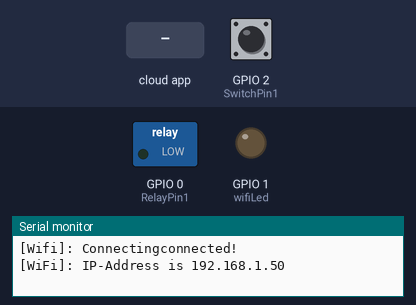
Bench run of a sketch on a simulated ESP8266 (NodeMCU). Shown: switched loads named in the sketch (green lamp = pin HIGH), output pins drawn as LEDs (lit = HIGH), the last lines printed to the serial monitor. The test bench sets the inputs (shaded band); at power-on: GPIO 2 (SwitchPin1) HIGH. WiFi joins after 1.5 s; servers stay silent unless stated.

Above: at 3.0 s.
3.1 s: the phone or cloud app sets 6235abebd0fd258c52fb779b to 0
At 3.9 s:
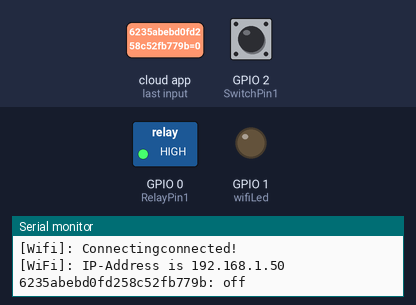
4.6 s: the phone or cloud app sets 6235abebd0fd258c52fb779b to 1
At 5.1 s:
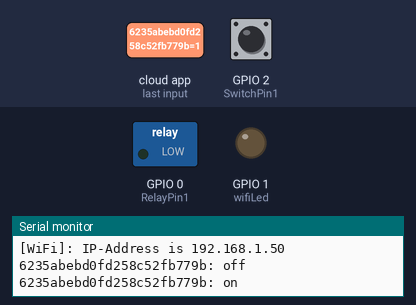
6.1 s: GPIO 2 (SwitchPin1) pulled LOW for 3.2 s
At 7.4 s:
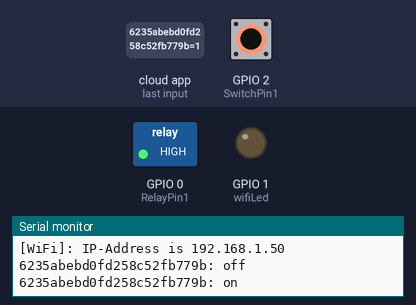
Timing chart, 0 to 10.8 s (numbered marks = the images above; inputs shaded):
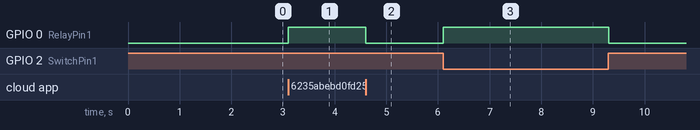

The sketch:

ESP8266_Sinric_Pro_V2.ino
```cpp
/**********************************************************************************
 *  TITLE: Google + Alexa + Manual Switch/Button control 4 Relays using NodeMCU & Sinric Pro (Real time feedback)
 *  (flipSwitch can be a tactile button or a toggle switch) (code taken from Sinric Pro examples then modified)
 *  Click on the following links to learn more.
 *  YouTube Video: https://youtu.be/gpB4600keWA
 *  Related Blog : https://iotcircuithub.com/esp8266-projects/
 *  by Tech StudyCell
 *  Preferences--> Aditional boards Manager URLs :
 *  https://dl.espressif.com/dl/package_esp32_index.json, http://arduino.esp8266.com/stable/package_esp8266com_index.json
 *
 *  Download Board ESP8266 NodeMCU : https://github.com/esp8266/Arduino
 *  Download the libraries
 *  ArduinoJson Library: https://github.com/bblanchon/ArduinoJson
 *  arduinoWebSockets Library: https://github.com/Links2004/arduinoWebSockets
 *  SinricPro Library: https://sinricpro.github.io/esp8266-esp32-sdk/
 *
 *  If you encounter any issues:
 * - check the readme.md at https://github.com/sinricpro/esp8266-esp32-sdk/blob/master/README.md
 * - ensure all dependent libraries are installed
 *   - see https://github.com/sinricpro/esp8266-esp32-sdk/blob/master/README.md#arduinoide
 *   - see https://github.com/sinricpro/esp8266-esp32-sdk/blob/master/README.md#dependencies
 * - open serial monitor and check whats happening
 * - check full user documentation at https://sinricpro.github.io/esp8266-esp32-sdk
 * - visit https://github.com/sinricpro/esp8266-esp32-sdk/issues and check for existing issues or open a new one
 **********************************************************************************/

// Uncomment the following line to enable serial debug output
//#define ENABLE_DEBUG

#ifdef ENABLE_DEBUG
       #define DEBUG_ESP_PORT Serial
       #define NODEBUG_WEBSOCKETS
       #define NDEBUG
#endif


#include <BlynkSimpleEsp8266.h>
char auth[] = "KYAV8TY_lvdyMYDPsVkA7B-WhaYj9S22";
char ssid[] = "ZAINI MIFTAH";
char pass[] = "120812rj";


#include <Arduino.h>
#include <ESP8266WiFi.h>
#include "SinricPro.h"
#include "SinricProSwitch.h"

#include <map>

#define WIFI_SSID         "ZAINI MIFTAH"
#define WIFI_PASS         "120812rj"
#define APP_KEY           "e519d19c-844b-4410-aeee-e245d7d630ce"      // Should look like "de0bxxxx-1x3x-4x3x-ax2x-5dabxxxxxxxx"
#define APP_SECRET        "cfa7b221-b67b-4426-bd7d-c12a974a204d-250e69be-37a4-4c05-ae61-3bf6b848e653"   // Should look like "5f36xxxx-x3x7-4x3x-xexe-e86724a9xxxx-4c4axxxx-3x3x-x5xe-x9x3-333d65xxxxxx"

//Enter the device IDs here
#define device_ID_1   "6235abebd0fd258c52fb779b"
//#define device_ID_2   "622d73e0d0fd258c52f63493"
//#define device_ID_3   "622d7441753dc5aab48ed7c9"
//#define device_ID_4   "622d745cd0fd258c52f63565"

#define RelayPin1 0  //D8
//#define RelayPin2 13  //D7
//#define RelayPin3 12 //D6
//#define RelayPin4 14 //D5

#define SwitchPin1 2  //D0
//#define SwitchPin2 5   //D1
//#define SwitchPin3 4  //D2
//#define SwitchPin4 3   //RX

#define wifiLed   1   //D4

// comment the following line if you use a toggle switches instead of tactile buttons
//#define TACTILE_BUTTON 1

#define DEBOUNCE_TIME 250

void setup(){
  Serial.begin(115200);
  Blynk.begin(auth, ssid, pass, "iot.serangkota.go.id", 8080);

  pinMode(wifiLed, OUTPUT);
  digitalWrite(wifiLed, HIGH);

  setupRelays();
  setupFlipSwitches();
  setupWiFi();
  setupSinricPro();
}

void loop(){
  SinricPro.handle();
  handleFlipSwitches();
  Blynk.run();
}

typedef struct {      // struct for the std::map below
  int relayPIN;
  int flipSwitchPIN;
} deviceConfig_t;


// this is the main configuration
// please put in your deviceId, the PIN for Relay and PIN for flipSwitch
// this can be up to N devices...depending on how much pin's available on your device ;)
// right now we have 4 devicesIds going to 4 relays and 4 flip switches to switch the relay manually
std::map<String, deviceConfig_t> devices = {
    //{deviceId, {relayPIN,  flipSwitchPIN}}
    {device_ID_1, {  RelayPin1, SwitchPin1 }},
//    {device_ID_2, {  RelayPin2, SwitchPin2 }},
//    {device_ID_3, {  RelayPin3, SwitchPin3 }},
//   {device_ID_4, {  RelayPin4, SwitchPin4 }}
};

typedef struct {      // struct for the std::map below
  String deviceId;
  bool lastFlipSwitchState;
  unsigned long lastFlipSwitchChange;
} flipSwitchConfig_t;

std::map<int, flipSwitchConfig_t> flipSwitches;    // this map is used to map flipSwitch PINs to deviceId and handling debounce and last flipSwitch state checks
                                                  // it will be setup in "setupFlipSwitches" function, using informations from devices map

void setupRelays() {
  for (auto &device : devices) {           // for each device (relay, flipSwitch combination)
    int relayPIN = device.second.relayPIN; // get the relay pin
    pinMode(relayPIN, OUTPUT);             // set relay pin to OUTPUT
    digitalWrite(relayPIN, LOW);
  }
}

void setupFlipSwitches() {
  for (auto &device : devices)  {                     // for each device (relay / flipSwitch combination)
    flipSwitchConfig_t flipSwitchConfig;              // create a new flipSwitch configuration

    flipSwitchConfig.deviceId = device.first;         // set the deviceId
    flipSwitchConfig.lastFlipSwitchChange = 0;        // set debounce time
    flipSwitchConfig.lastFlipSwitchState = true;     // set lastFlipSwitchState to false (LOW)--

    int flipSwitchPIN = device.second.flipSwitchPIN;  // get the flipSwitchPIN

    flipSwitches[flipSwitchPIN] = flipSwitchConfig;   // save the flipSwitch config to flipSwitches map
    pinMode(flipSwitchPIN, INPUT_PULLUP);                   // set the flipSwitch pin to INPUT
  }
}

bool onPowerState(String deviceId, bool &state)
{
  Serial.printf("%s: %s\r\n", deviceId.c_str(), state ? "on" : "off");
  int relayPIN = devices[deviceId].relayPIN; // get the relay pin for corresponding device
  digitalWrite(relayPIN, !state);             // set the new relay state
  return true;
}

void handleFlipSwitches() {
  unsigned long actualMillis = millis();                                          // get actual millis
  for (auto &flipSwitch : flipSwitches) {                                         // for each flipSwitch in flipSwitches map
    unsigned long lastFlipSwitchChange = flipSwitch.second.lastFlipSwitchChange;  // get the timestamp when flipSwitch was pressed last time (used to debounce / limit events)

    if (actualMillis - lastFlipSwitchChange > DEBOUNCE_TIME) {                    // if time is > debounce time...

      int flipSwitchPIN = flipSwitch.first;                                       // get the flipSwitch pin from configuration
      bool lastFlipSwitchState = flipSwitch.second.lastFlipSwitchState;           // get the lastFlipSwitchState
      bool flipSwitchState = digitalRead(flipSwitchPIN);                          // read the current flipSwitch state
      if (flipSwitchState != lastFlipSwitchState) {                               // if the flipSwitchState has changed...
#ifdef TACTILE_BUTTON
        if (flipSwitchState) {                                                    // if the tactile button is pressed
#endif
          flipSwitch.second.lastFlipSwitchChange = actualMillis;                  // update lastFlipSwitchChange time
          String deviceId = flipSwitch.second.deviceId;                           // get the deviceId from config
          int relayPIN = devices[deviceId].relayPIN;                              // get the relayPIN from config
          bool newRelayState = !digitalRead(relayPIN);                            // set the new relay State
          digitalWrite(relayPIN, newRelayState);                                  // set the trelay to the new state

          SinricProSwitch &mySwitch = SinricPro[deviceId];                        // get Switch device from SinricPro
          mySwitch.sendPowerStateEvent(!newRelayState);                            // send the event
#ifdef TACTILE_BUTTON
        }
#endif
        flipSwitch.second.lastFlipSwitchState = flipSwitchState;                  // update lastFlipSwitchState
      }
    }
  }
}

void setupWiFi()
{
  Serial.printf("\r\n[Wifi]: Connecting");
  WiFi.begin(WIFI_SSID, WIFI_PASS);

  while (WiFi.status() != WL_CONNECTED)
  {
    Serial.printf(".");
    delay(250);
  }
  digitalWrite(wifiLed, LOW);
  Serial.printf("connected!\r\n[WiFi]: IP-Address is %s\r\n", WiFi.localIP().toString().c_str());
}

void setupSinricPro()
{
  for (auto &device : devices)
  {
    const char *deviceId = device.first.c_str();
    SinricProSwitch &mySwitch = SinricPro[deviceId];
    mySwitch.onPowerState(onPowerState);
  }

  SinricPro.begin(APP_KEY, APP_SECRET);
  SinricPro.restoreDeviceStates(true);
}
```

Measured:
- after the input at 3.1 s, GPIO 0 (RelayPin1): LOW → HIGH at once
- after the input at 4.6 s, GPIO 0 (RelayPin1): HIGH → LOW at once
- after the input at 6.1 s, GPIO 0 (RelayPin1): LOW → HIGH at once, → LOW 3.2 s later
